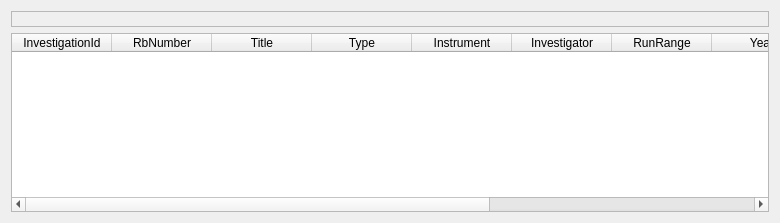
<ui version="4.0" >
 <class>MyData</class>
 <widget class="QWidget" name="MyData" >
  <property name="geometry" >
   <rect>
    <x>0</x>
    <y>0</y>
    <width>780</width>
    <height>223</height>
   </rect>
  </property>
  <property name="windowTitle" >
   <string>My Data Search Results</string>
  </property>
  <layout class="QGridLayout" name="gridLayout" >
   <item row="0" column="0" >
    <widget class="QLabel" name="mydatalabel" >
     <property name="frameShape" >
      <enum>QFrame::StyledPanel</enum>
     </property>
     <property name="frameShadow" >
      <enum>QFrame::Sunken</enum>
     </property>
     <property name="text" >
      <string/>
     </property>
    </widget>
   </item>
   <item row="1" column="0" >
    <widget class="QTableWidget" name="myDatatableWidget" >
     <property name="toolTip" >
      <string/>
     </property>
     <property name="alternatingRowColors" >
      <bool>true</bool>
     </property>
     <property name="selectionMode" >
      <enum>QAbstractItemView::SingleSelection</enum>
     </property>
     <property name="selectionBehavior" >
      <enum>QAbstractItemView::SelectRows</enum>
     </property>
     <column>
      <property name="text" >
       <string>InvestigationId</string>
      </property>
     </column>
     <column>
      <property name="text" >
       <string>RbNumber</string>
      </property>
     </column>
     <column>
      <property name="text" >
       <string>Title</string>
      </property>
     </column>
     <column>
      <property name="text" >
       <string>Type</string>
      </property>
     </column>
     <column>
      <property name="text" >
       <string>Instrument</string>
      </property>
     </column>
     <column>
      <property name="text" >
       <string>Investigator</string>
      </property>
     </column>
     <column>
      <property name="text" >
       <string>RunRange</string>
      </property>
     </column>
     <column>
      <property name="text" >
       <string>Year</string>
      </property>
     </column>
     <column>
      <property name="text" >
       <string>Abstract</string>
      </property>
     </column>
     <column>
      <property name="text" >
       <string>Investigators Name</string>
      </property>
     </column>
     <column>
      <property name="text" >
       <string>Samples Name</string>
      </property>
     </column>
    </widget>
   </item>
  </layout>
 </widget>
 <resources/>
 <connections/>
</ui>
